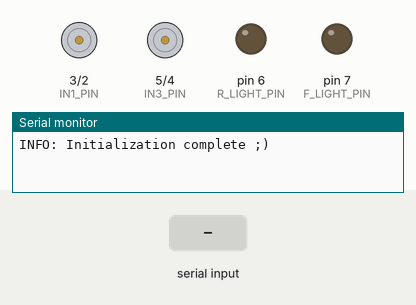
This sketch was run on a simulated Arduino Uno, built with avr-gcc and run on an emulated ATmega328P. On the bench: motor-driver pin pairs drawn as motors (green arrow = first pin HIGH = forward, orange = second pin HIGH = backward, longer = more drive, scaled by the enable pin), output pins drawn as LEDs (lit = HIGH), the last lines printed to the serial monitor. The test bench sets the inputs (shaded band).

Above: at 1.2 s.
1.3 s: "F\n" received over the second serial link
At 1.7 s:
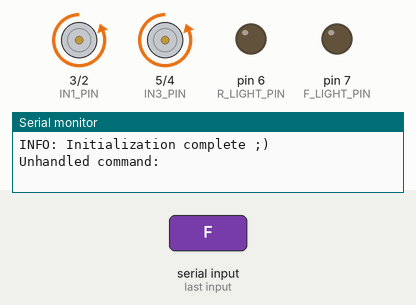
2.8 s: "I\n" received over the second serial link
At 4.0 s:
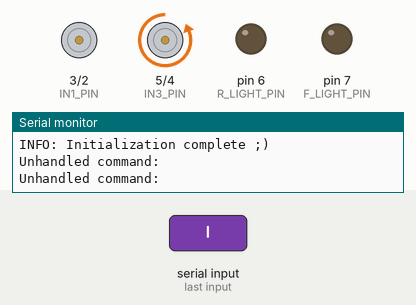
4.3 s: "G\n" received over the second serial link
At 5.2 s:
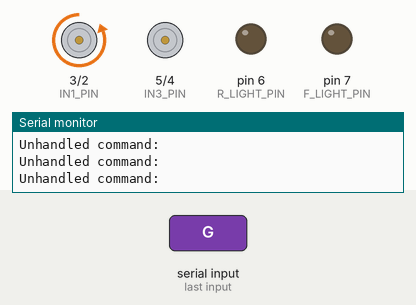
5.8 s: "B\n" received over the second serial link
At 6.5 s:
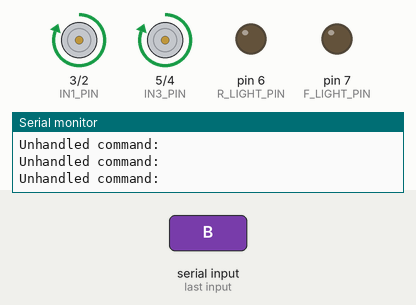
7.3 s: "J\n" received over the second serial link
At 8.5 s:
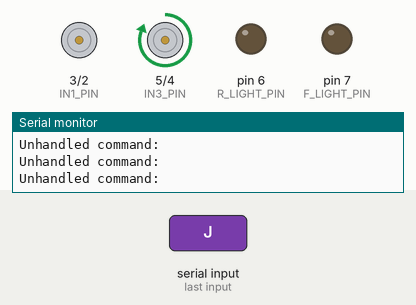
8.8 s: "H\n" received over the second serial link
At 9.9 s:
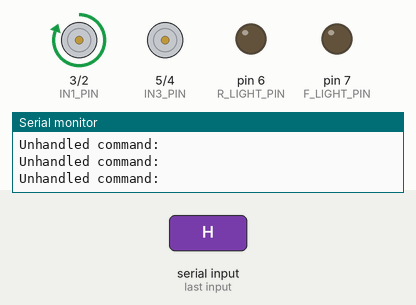
Timing chart, 0 to 11.3 s (numbered marks = the images above; inputs shaded):
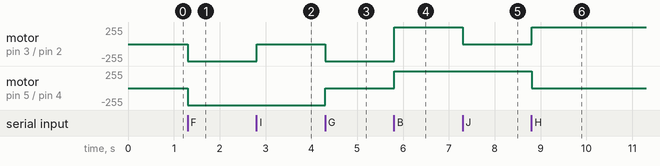

Measured:
- after the input at 1.3 s, motor on pin 3 (IN1_PIN) / pin 2 (IN2_PIN), motor on pin 5 (IN3_PIN) / pin 4 (IN4_PIN): stopped → backward 255/255 at once
- after the input at 2.8 s, motor on pin 3 (IN1_PIN) / pin 2 (IN2_PIN): backward 255/255 → stopped at once
- after the input at 4.3 s, motor on pin 3 (IN1_PIN) / pin 2 (IN2_PIN): stopped → backward 255/255 at once; motor on pin 5 (IN3_PIN) / pin 4 (IN4_PIN): backward 255/255 → stopped at once
- after the input at 5.8 s, motor on pin 3 (IN1_PIN) / pin 2 (IN2_PIN): backward 255/255 → forward 255/255 at once; motor on pin 5 (IN3_PIN) / pin 4 (IN4_PIN): stopped → forward 255/255 at once
- after the input at 7.3 s, motor on pin 3 (IN1_PIN) / pin 2 (IN2_PIN): forward 255/255 → stopped at once
- after the input at 8.8 s, motor on pin 3 (IN1_PIN) / pin 2 (IN2_PIN): stopped → forward 255/255 at once; motor on pin 5 (IN3_PIN) / pin 4 (IN4_PIN): forward 255/255 → stopped at once

The sketch:

bluetooth-car.ino
```cpp
#define ENA_PIN 10
#define ENB_PIN 11
#define IN1_PIN 3
#define IN2_PIN 2
#define IN3_PIN 5
#define IN4_PIN 4
#define F_LIGHT_PIN 7
#define R_LIGHT_PIN 6
#define BT_RX_PIN 9
#define BT_TX_PIN 8
#define BUZZ_PIN 13

#define CRS_PIN A0
#define CRS_BASE 512
#define CRS_PCT 25

#define MIN_SPEED 96
#define MAX_SPEED 255

#include <SoftwareSerial.h>
SoftwareSerial bt(BT_RX_PIN, BT_TX_PIN);

void setup() {
  pinMode(ENA_PIN, OUTPUT);
  pinMode(ENB_PIN, OUTPUT);
  pinMode(IN1_PIN, OUTPUT);
  pinMode(IN2_PIN, OUTPUT);
  pinMode(IN3_PIN, OUTPUT);
  pinMode(IN4_PIN, OUTPUT);
  pinMode(F_LIGHT_PIN, OUTPUT);
  pinMode(R_LIGHT_PIN, OUTPUT);
  pinMode(BT_RX_PIN, INPUT);
  pinMode(BT_TX_PIN, OUTPUT);

  Serial.begin(9600);
  bt.begin(9600);

  info("Initialization complete ;)");
}

byte _spd = MAX_SPEED;
byte _spdc = 10;

char btcmd;

const unsigned int buzzint = 500;
const unsigned int buzzfreq = 1000;
bool buzzer = false;

bool f_light = false;
bool r_light = false;

const unsigned int xint = 200;
bool xtra = false;
bool xtac = true;
unsigned long xtime = millis();

void loop() {
  if (bt.available()) {
    btcmd = (char)bt.read();

    _spd = calculateSpeed(_spdc);

    switch (btcmd) {
      case 'D':
        fullStop();
        break;
      case 'S':
        stopMovement();
        break;
      case 'F':
        goForward(_spd);
        break;
      case 'I':
        goForwardLeft(_spd);
        break;
      case 'G':
        goForwardRight(_spd);
        break;
      case 'B':
        goBackward(_spd);
        break;
      case 'J':
        goBackwardLeft(_spd);
        break;
      case 'H':
        goBackwardRight(_spd);
        break;
      case 'R':
        turnRight(_spd);
        break;
      case 'L':
        turnLeft(_spd);
        break;
      case '0':
        _spdc = 0;
        break;
      case '1':
        _spdc = 1;
        break;
      case '2':
        _spdc = 2;
        break;
      case '3':
        _spdc = 3;
        break;
      case '4':
        _spdc = 4;
        break;
      case '5':
        _spdc = 5;
        break;
      case '6':
        _spdc = 6;
        break;
      case '7':
        _spdc = 7;
        break;
      case '8':
        _spdc = 8;
        break;
      case '9':
        _spdc = 9;
        break;
      case 'q':
        _spdc = 10;
        break;
      case 'V':
        buzzer = true;
        break;
      case 'v':
        buzzer = false;
        break;
      case 'W':
        digitalWrite(F_LIGHT_PIN, HIGH);
        f_light = true;
        break;
      case 'w':
        digitalWrite(F_LIGHT_PIN, LOW);
        f_light = false;
        break;
      case 'U':
        digitalWrite(R_LIGHT_PIN, HIGH);
        r_light = true;
        break;
      case 'u':
        digitalWrite(R_LIGHT_PIN, LOW);
        r_light = false;
        break;
      case 'X':
        xtra = true;
        break;
      case 'x':
        xtra = false;
        break;
      default:
        Serial.print("Unhandled command: "); Serial.println(btcmd);
        break;
    }
  }

  if (buzzer) {
    tone(BUZZ_PIN, buzzfreq);
    delay(buzzint);
    noTone(BUZZ_PIN);

    buzzer = false;
  }

  if (xtra) {
    if (millis() - xtime > xint) {
      xtime = millis();
      xtac = !xtac;
    }

    if (xtac) {
      if (f_light) {
        digitalWrite(F_LIGHT_PIN, HIGH);
      }
      if (r_light) {
        digitalWrite(R_LIGHT_PIN, LOW);
      }
    } else {
      if (f_light) {
        digitalWrite(F_LIGHT_PIN, LOW);
      }
      if (r_light) {
        digitalWrite(R_LIGHT_PIN, HIGH);
      }
    }
  } else {
    if (f_light) {
      digitalWrite(F_LIGHT_PIN, HIGH);
    } else {
      digitalWrite(F_LIGHT_PIN, LOW);
    }
    if (r_light) {
      digitalWrite(R_LIGHT_PIN, HIGH);
    } else {
      digitalWrite(R_LIGHT_PIN, LOW);
    }
  }

  delay(10);
}

void info(String txt) {
  Serial.print("INFO: "); Serial.println(txt);
}

void goForward(byte mspd) {
  int crs = analogRead(CRS_PIN);

  byte rspd = crs2cR(crs) * mspd / 100;
  byte lspd = crs2cL(crs) * mspd / 100;

  digitalWrite(IN1_PIN, LOW);
  digitalWrite(IN2_PIN, HIGH);
  digitalWrite(IN3_PIN, LOW);
  digitalWrite(IN4_PIN, HIGH);
  analogWrite(ENA_PIN, rspd);
  analogWrite(ENB_PIN, lspd);
}

void goForwardRight(byte mspd) {
  digitalWrite(IN1_PIN, LOW);
  digitalWrite(IN2_PIN, HIGH);
  digitalWrite(IN3_PIN, LOW);
  digitalWrite(IN4_PIN, HIGH);
  analogWrite(ENA_PIN, mspd);
  analogWrite(ENB_PIN, 0);
}

void goForwardLeft(byte mspd) {
  digitalWrite(IN1_PIN, LOW);
  digitalWrite(IN2_PIN, HIGH);
  digitalWrite(IN3_PIN, LOW);
  digitalWrite(IN4_PIN, HIGH);
  analogWrite(ENA_PIN, 0);
  analogWrite(ENB_PIN, mspd);
}

void goBackward(byte mspd) {
  digitalWrite(IN1_PIN, HIGH);
  digitalWrite(IN2_PIN, LOW);
  digitalWrite(IN3_PIN, HIGH);
  digitalWrite(IN4_PIN, LOW);
  analogWrite(ENA_PIN, mspd);
  analogWrite(ENB_PIN, mspd);
}

void goBackwardRight(byte mspd) {
  digitalWrite(IN1_PIN, HIGH);
  digitalWrite(IN2_PIN, LOW);
  digitalWrite(IN3_PIN, HIGH);
  digitalWrite(IN4_PIN, LOW);
  analogWrite(ENA_PIN, mspd);
  analogWrite(ENB_PIN, 0);
}

void goBackwardLeft(byte mspd) {
  digitalWrite(IN1_PIN, HIGH);
  digitalWrite(IN2_PIN, LOW);
  digitalWrite(IN3_PIN, HIGH);
  digitalWrite(IN4_PIN, LOW);
  analogWrite(ENA_PIN, 0);
  analogWrite(ENB_PIN, mspd);
}

void turnRight(byte mspd) {
  digitalWrite(IN1_PIN, LOW);
  digitalWrite(IN2_PIN, HIGH);
  digitalWrite(IN3_PIN, HIGH);
  digitalWrite(IN4_PIN, LOW);
  analogWrite(ENA_PIN, mspd);
  analogWrite(ENB_PIN, mspd);
}

void turnLeft(byte mspd) {
  digitalWrite(IN1_PIN, HIGH);
  digitalWrite(IN2_PIN, LOW);
  digitalWrite(IN3_PIN, LOW);
  digitalWrite(IN4_PIN, HIGH);
  analogWrite(ENA_PIN, mspd);
  analogWrite(ENB_PIN, mspd);
}

void stopMovement() {
  digitalWrite(IN1_PIN, LOW);
  digitalWrite(IN2_PIN, LOW);
  digitalWrite(IN3_PIN, LOW);
  digitalWrite(IN4_PIN, LOW);
  analogWrite(ENA_PIN, 0);
  analogWrite(ENB_PIN, 0);
}

void fullStop() {
  stopMovement();

  buzzer = false;

  f_light = false;
  r_light = false;

  xtra = false;
}

byte calculateSpeed(byte spdc) {
  if (spdc == 10) {
    return MAX_SPEED;
  }

  byte cspd = MIN_SPEED + (MAX_SPEED - MIN_SPEED) / 10 * spdc;

  return cspd;
}

byte crs2cR(int crs) {
  if (crs == 0) {
    return 100;
  }

  if (crs >= 500) {
    crs = CRS_BASE;
  }

  float q = CRS_BASE - crs;
  float p = q / CRS_BASE * CRS_PCT;

  return 100 - p;
}

byte crs2cL(int crs) {
  if (crs == 0) {
    return 100;
  }

  if (crs < 524) {
    crs = CRS_BASE;
  }

  float q = crs - CRS_BASE;
  float p = q / CRS_BASE * CRS_PCT;

  return 100 - p;
}
```
